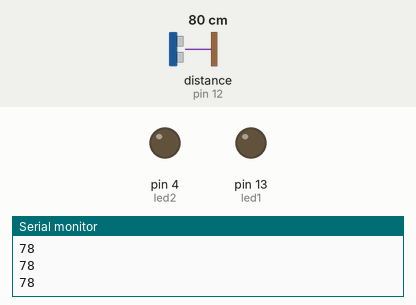
This sketch was run on a simulated Arduino Uno, built with avr-gcc and run on an emulated ATmega328P. Parts: output pins drawn as LEDs (lit = HIGH), the last lines printed to the serial monitor. Wiring (inferred from the names in the program): ultrasonic range finder: trigger pin 14; echo pin 12. The test bench sets the inputs (shaded band); at power-on: distance to the obstacle (sensor on pin 12) 80 cm. The echo pulse lasts 58.3 µs per cm; pins used as bus, display or sensor lines are not drawn.

Above: at 1.2 s.
1.3 s: distance to the obstacle (sensor on pin 12) set to 10 cm
2.8 s: distance to the obstacle (sensor on pin 12) set to 7 cm
At 3.8 s:
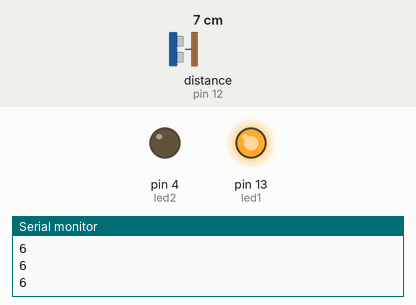
4.3 s: distance to the obstacle (sensor on pin 12) set to 9 cm
At 5.0 s:
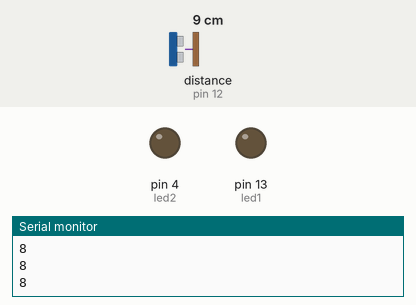
5.8 s: distance to the obstacle (sensor on pin 12) set to 2 cm
At 6.1 s:
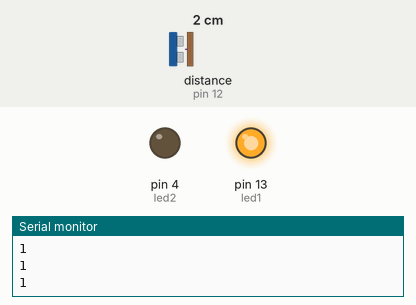
Timing chart, 0 to 8.3 s (numbered marks = the images above; inputs shaded):
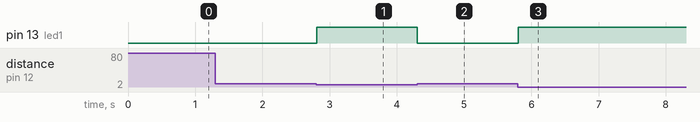

The sketch:

capteur_and_led.ino
```cpp
/*


*/
const int trigPin = 14;
const int echoPin = 12;
const int led1 = 13;
const int led2 = 4;

long duration;
int distance;

void setup() {
pinMode(trigPin, OUTPUT); // Sets the trigPin as an Output
pinMode(echoPin, INPUT); // Sets the echoPin as an Input
pinMode(led1, OUTPUT);
pinMode(led2, OUTPUT);
Serial.begin(9600); // Starts the serial communication
}
void loop() {

// Clears the trigPin
digitalWrite(trigPin, LOW);
delayMicroseconds(2);

// Sets the trigPin on HIGH state for 10 micro seconds
digitalWrite(trigPin, HIGH);
delayMicroseconds(10);
digitalWrite(trigPin, LOW);

// Reads the echoPin, returns the sound wave travel time in microseconds
duration = pulseIn(echoPin, HIGH);

// Calculating the distance
distance= (duration*0.034)/2;

// Prints the distance on the Serial Monitor
Serial.println(distance);


if (distance <=7)
  {
    digitalWrite(led1, HIGH);// turn the LED on (HIGH is the voltage level)
  }
  else
  {
    digitalWrite(led1, LOW);    // turn the LED off by making the voltage LOW
  }
 /* if (distance <=15)
  {
    digitalWrite(led2, HIGH);// turn the LED on (HIGH is the voltage level)
  }
  else
  {
    digitalWrite(led2, LOW);    // turn the LED off by making the voltage LOW
  }*/

}
```

Measured:
- the behaviour switches between 9 and 8 cm on distance to the obstacle (sensor on pin 12) (found by bisection; images 0 and 1)
- after the input at 2.8 s, pin 13 (led1): LOW → HIGH at once
- after the input at 4.3 s, pin 13 (led1): HIGH → LOW at once
- after the input at 5.8 s, pin 13 (led1): LOW → HIGH at once
